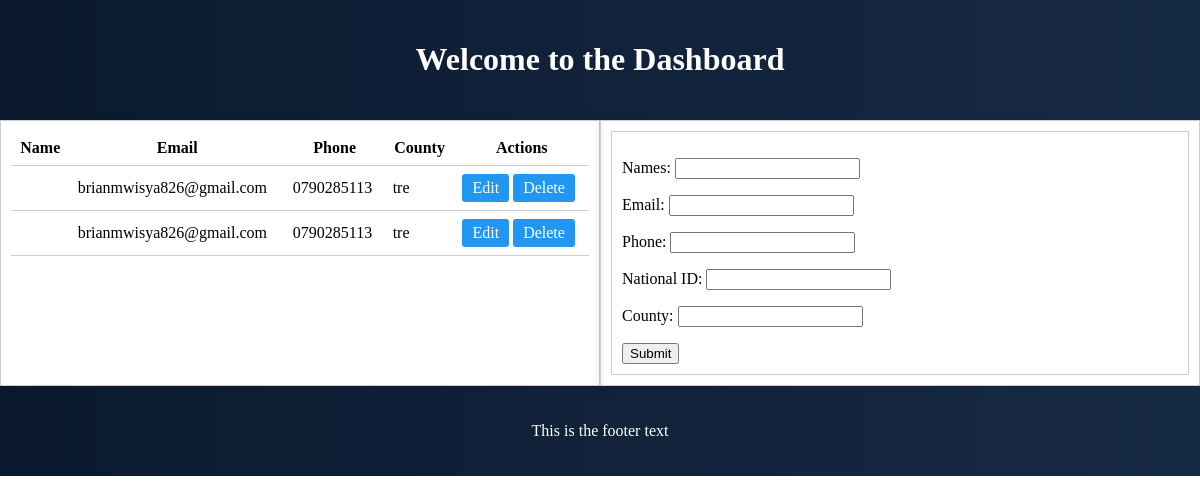
Page /viewvoters/ on the earlier database version.
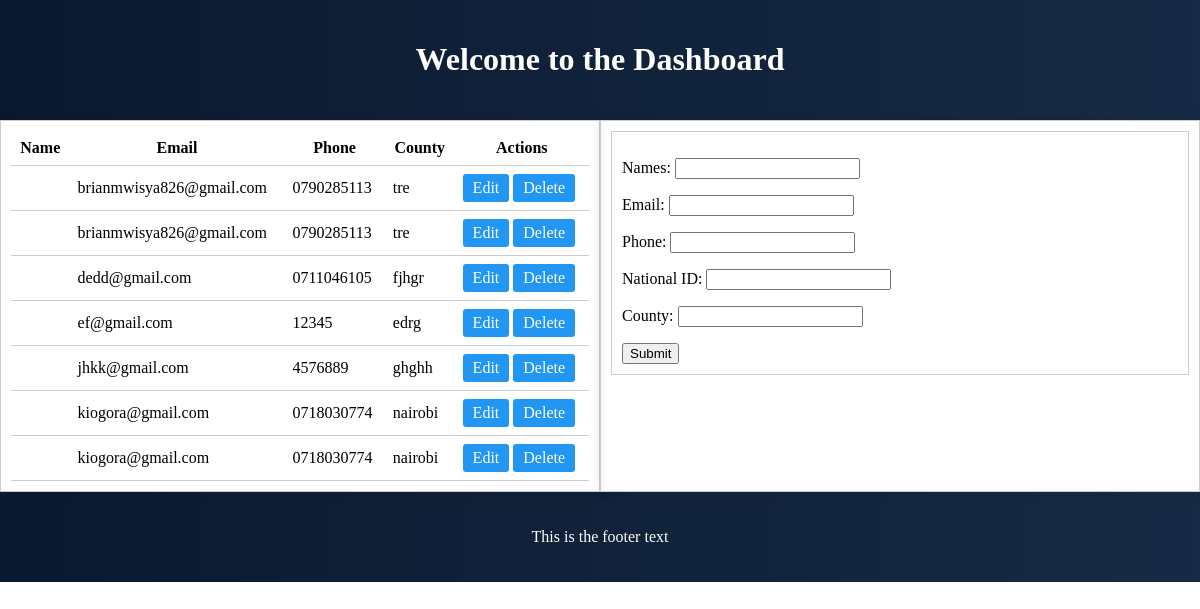
Same page on the later database version.
### final_crud_application/models.py (models this page shows)
class Registration(models.Model):
    id = models.AutoField(primary_key=True)
    Names = models.CharField(max_length=20)
    Email = models.EmailField()
    Phone = models.CharField(max_length=10)
    National_ID = models.CharField(max_length=8)
    County = models.CharField(max_length=8)
    objects = models.Manager()

### final_crud_application/views.py (the view)
# urls.py: path('viewvoters/', views.viewvoters, name='viewvoters'),
def viewvoters(request):
    objects = Registration.objects.all()
    form = RegistrationForm()
    return render(request, 'registration.html', {'objects': objects, 'form': form})

### final_crud_application/forms.py
class RegistrationForm(forms.ModelForm):
    class Meta:
        model = Registration
        fields = ['Names', 'Email', 'Phone', 'National_ID', 'County']

### final_crud_application/templates/registration.html (shortened to what this page needs)
<!DOCTYPE html>
<html lang="en">
<head>
</head>
<body>
<header>
  <h1>Welcome to the Dashboard</h1>
</header>
<div class="container">
    <div class="table-container">
        <table>
          <thead>
           <tr>
            <th>Name</th>
            <th>Email</th>
            <th>Phone</th>
            <th>County</th>
            <th>Actions</th>
          </tr>
          </thead>
          <tbody>
            {% for object in objects %}
            <tr>
              <td>{{ object.Name }}</td>
              <td>{{ object.Email }}</td>
              <td>{{ object.Phone }}</td>
              <td>{{ object.County }}</td>
              <td>
                  <a href="{% url 'editvoter' object.id %}" class="button-link">Edit</a>
                  <a href="{% url 'deletevoter' object.id %}" class="button-link">Delete</a>
              </td>
            </tr>
            {% endfor %}
          </tbody>
        </table>
    </div>
    <div class="form-container">
        <form method="post" style="border: 1px solid #ccc; padding: 10px;" action="/addvoter/">
            {{ form.as_p }}
            <button type="submit">Submit</button>
        </form>
    </div>
</div>
<footer>
  <div class="footer-container">
    <p>This is the footer text</p>
  </div>
</footer>
</body>
</html>

### final_crud_application/templates/registration.html (style rules this page uses)
body { margin: 0; padding: 0; }
header { text-align: center; background: linear-gradient(to right, #0A192F, #172A45); color: white; padding: 20px 0; }
footer { text-align: center; background: linear-gradient(to right, #0A192F, #172A45); color: white; padding: 20px 0; }
.container { display: flex; }
.form-container, .table-container { flex: 1; border: 1px solid #ccc; padding: 10px; box-shadow: 0 0 10px rgba(0, 0, 0, 0.1); }
table { width: 100%; border-collapse: collapse; }
th, td { border-bottom: 1px solid #ccc; padding: 8px; }
th { font-weight: bold; }
.button-link { display: inline-block; padding: 5px 10px; background-color: #2196F3; color: white; text-decoration: none; border-radius: 3px; transition: background-color 0.3s; }

Differences in the rows shown:
added Registration: Email "dedd@gmail.com", Phone "0711046105", County "fjhgr"
added Registration: Email "ef@gmail.com", Phone "12345", County "edrg"
added Registration: Email "jhkk@gmail.com", Phone "4576889", County "ghghh"
added Registration: Email "kiogora@gmail.com", Phone "0718030774", County "nairobi"
added Registration: Email "kiogora@gmail.com", Phone "0718030774", County "nairobi"
